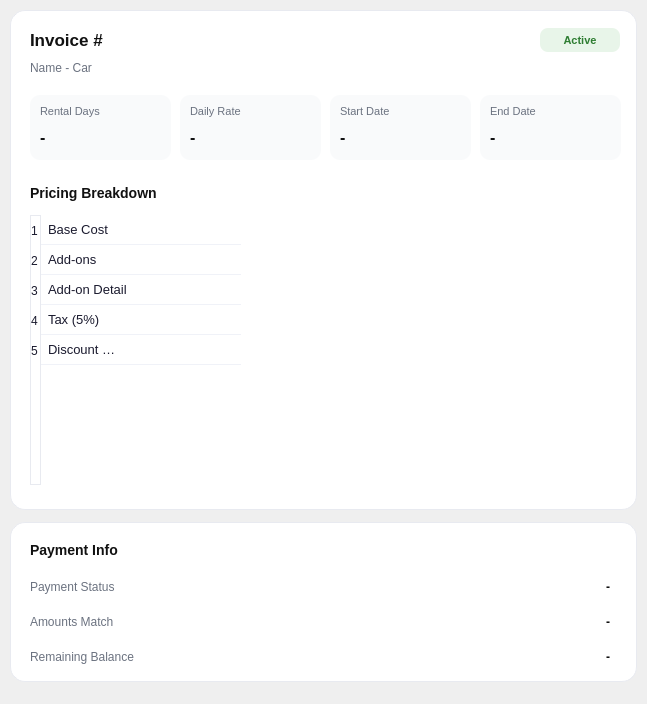
     <widget class="QWidget" name="scrollAreaWidgetContents_2">
      <property name="geometry">
       <rect>
        <x>0</x>
        <y>-83</y>
        <width>647</width>
        <height>704</height>
       </rect>
      </property>
      <layout class="QVBoxLayout" name="verticalLayout">
       <property name="spacing">
        <number>12</number>
       </property>
       <property name="leftMargin">
        <number>10</number>
       </property>
       <property name="topMargin">
        <number>10</number>
       </property>
       <property name="rightMargin">
        <number>10</number>
       </property>
       <property name="bottomMargin">
        <number>10</number>
       </property>
       <item>
        <widget class="QWidget" name="invoiceCard" native="true">
         <property name="minimumSize">
          <size>
           <width>0</width>
           <height>500</height>
          </size>
         </property>
         <property name="styleSheet">
          <string notr="true">border: 1px solid #e8eaf0;
border-radius: 15px;
background: white;
outline: none;
color: #1a1a2e;</string>
         </property>
         <widget class="QLabel" name="invoiceIDLabel">
          <property name="geometry">
           <rect>
            <x>20</x>
            <y>15</y>
            <width>300</width>
            <height>30</height>
           </rect>
          </property>
          <property name="styleSheet">
           <string notr="true">font-size: 17px;
font-weight: bold;
color: #111111;
background: transparent;
font-family: Segoe UI;
border: none;</string>
          </property>
          <property name="text">
           <string>Invoice #</string>
          </property>
         </widget>
         <widget class="QLabel" name="invoiceSubtitleLabel">
          <property name="geometry">
           <rect>
            <x>20</x>
            <y>48</y>
            <width>350</width>
            <height>20</height>
           </rect>
          </property>
          <property name="styleSheet">
           <string notr="true">font-size: 12px;
color: #6B7280;
background: transparent;
border: none;</string>
          </property>
          <property name="text">
           <string>Name - Car</string>
          </property>
         </widget>
         <widget class="QLabel" name="invoiceStatusLabel">
          <property name="geometry">
           <rect>
            <x>530</x>
            <y>18</y>
            <width>80</width>
            <height>24</height>
           </rect>
          </property>
          <property name="styleSheet">
           <string notr="true">background-color: #E8F5E9;
color: #2E7D32;
border-radius: 8px;
font-weight: bold;
font-size: 11px;
padding: 2px 8px;
border: none;</string>
          </property>
          <property name="text">
           <string>Active</string>
          </property>
          <property name="alignment">
           <set>Qt::AlignmentFlag::AlignCenter</set>
          </property>
         </widget>
         <widget class="QWidget" name="metricBox1" native="true">
          <property name="geometry">
           <rect>
            <x>20</x>
            <y>85</y>
            <width>141</width>
            <height>65</height>
           </rect>
          </property>
          <property name="styleSheet">
           <string notr="true">background-color: #F9FAFB;
border-radius: 10px;
border: none;</string>
          </property>
          <widget class="QLabel" name="metricLabel1">
           <property name="geometry">
            <rect>
             <x>10</x>
             <y>8</y>
             <width>120</width>
             <height>16</height>
            </rect>
           </property>
           <property name="styleSheet">
            <string notr="true">font-size: 11px;
color: #6B7280;
background: transparent;
border: none;</string>
           </property>
           <property name="text">
            <string>Rental Days</string>
           </property>
          </widget>
          <widget class="QLabel" name="rentalDaysValue">
           <property name="geometry">
            <rect>
             <x>10</x>
             <y>28</y>
             <width>111</width>
             <height>28</height>
            </rect>
           </property>
           <property name="styleSheet">
            <string notr="true">font-size: 16px;
font-weight: bold;
color: #111111;
background: transparent;
border: none;</string>
           </property>
           <property name="text">
            <string>-</string>
           </property>
          </widget>
         </widget>
         <widget class="QWidget" name="metricBox2" native="true">
          <property name="geometry">
           <rect>
            <x>170</x>
            <y>85</y>
            <width>141</width>
            <height>65</height>
           </rect>
          </property>
          <property name="styleSheet">
           <string notr="true">background-color: #F9FAFB;
border-radius: 10px;
border: none;</string>
          </property>
          <widget class="QLabel" name="metricLabel2">
           <property name="geometry">
            <rect>
             <x>10</x>
             <y>8</y>
             <width>120</width>
             <height>16</height>
            </rect>
           </property>
           <property name="styleSheet">
            <string notr="true">font-size: 11px;
color: #6B7280;
background: transparent;
border: none;</string>
           </property>
           <property name="text">
            <string>Daily Rate</string>
           </property>
          </widget>
          <widget class="QLabel" name="dailyRateValue">
           <property name="geometry">
            <rect>
             <x>10</x>
             <y>28</y>
             <width>111</width>
             <height>28</height>
            </rect>
           </property>
           <property name="styleSheet">
            <string notr="true">font-size: 16px;
font-weight: bold;
color: #111111;
background: transparent;
border: none;</string>
           </property>
           <property name="text">
            <string>-</string>
           </property>
          </widget>
         </widget>
         <widget class="QWidget" name="metricBox3" native="true">
          <property name="geometry">
           <rect>
            <x>320</x>
            <y>85</y>
            <width>141</width>
            <height>65</height>
           </rect>
          </property>
          <property name="styleSheet">
           <string notr="true">background-color: #F9FAFB;
border-radius: 10px;
border: none;</string>
          </property>
          <widget class="QLabel" name="metricLabel3">
           <property name="geometry">
            <rect>
             <x>10</x>
             <y>8</y>
             <width>120</width>
             <height>16</height>
            </rect>
           </property>
           <property name="styleSheet">
            <string notr="true">font-size: 11px;
color: #6B7280;
background: transparent;
border: none;</string>
           </property>
           <property name="text">
            <string>Start Date</string>
           </property>
          </widget>
          <widget class="QLabel" name="startDateValue">
           <property name="geometry">
            <rect>
             <x>10</x>
             <y>28</y>
             <width>111</width>
             <height>28</height>
            </rect>
           </property>
           <property name="styleSheet">
            <string notr="true">font-size: 16px;
font-weight: bold;
color: #111111;
background: transparent;
border: none;</string>
           </property>
           <property name="text">
            <string>-</string>
           </property>
          </widget>
         </widget>
         <widget class="QWidget" name="metricBox4" native="true">
          <property name="geometry">
           <rect>
            <x>470</x>
            <y>85</y>
            <width>141</width>
            <height>65</height>
           </rect>
          </property>
          <property name="styleSheet">
           <string notr="true">background-color: #F9FAFB;
border-radius: 10px;
border: none;</string>
          </property>
          <widget class="QLabel" name="metricLabel4">
           <property name="geometry">
            <rect>
             <x>10</x>
             <y>8</y>
             <width>110</width>
             <height>16</height>
            </rect>
           </property>
           <property name="styleSheet">
            <string notr="true">font-size: 11px;
color: #6B7280;
background: transparent;
border: none;</string>
           </property>
           <property name="text">
            <string>End Date</string>
           </property>
          </widget>
          <widget class="QLabel" name="endDateValue">
           <property name="geometry">
            <rect>
             <x>10</x>
             <y>28</y>
             <width>110</width>
             <height>28</height>
            </rect>
           </property>
           <property name="styleSheet">
            <string notr="true">font-size: 16px;
font-weight: bold;
color: #111111;
background: transparent;
border: none;</string>
           </property>
           <property name="text">
            <string>-</string>
           </property>
          </widget>
         </widget>
         <widget class="QLabel" name="breakdownTitle">
          <property name="geometry">
           <rect>
            <x>20</x>
            <y>168</y>
            <width>200</width>
            <height>30</height>
           </rect>
          </property>
          <property name="styleSheet">
           <string notr="true">font-size: 14px;
font-weight: bold;
color: #111111;
background: transparent;
font-family: Segoe UI;
border: none;</string>
          </property>
          <property name="text">
           <string>Pricing Breakdown</string>
          </property>
         </widget>
         <widget class="QTableWidget" name="breakdownTable">
          <property name="geometry">
           <rect>
            <x>20</x>
            <y>205</y>
            <width>581</width>
            <height>270</height>
           </rect>
          </property>
          <property name="styleSheet">
           <string notr="true">QTableWidget {
    border: none;
    background: transparent;
    outline: none;
    font-size: 13px;
    color: #1a1a2e;
}
QTableWidget::item {
    padding: 6px 4px;
    border: none;
    border-bottom: 1px solid #f0f2f8;
    background: transparent;
}
QHeaderView::section {
    background: transparent;
    border: none;
    height: 0px;
}</string>
          </property>
          <property name="editTriggers">
           <set>QAbstractItemView::EditTrigger::NoEditTriggers</set>
          </property>
          <property name="selectionMode">
           <enum>QAbstractItemView::SelectionMode::NoSelection</enum>
          </property>
          <property name="showGrid">
           <bool>false</bool>
          </property>
          <property name="rowCount">
           <number>5</number>
          </property>
          <property name="columnCount">
           <number>2</number>
          </property>
          <row/>
          <row/>
          <row/>
          <row/>
          <row/>
          <column/>
          <column/>
          <item row="0" column="0">
           <property name="text">
            <string>Base Cost</string>
           </property>
          </item>
          <item row="1" column="0">
           <property name="text">
            <string>Add-ons</string>
           </property>
          </item>
          <item row="2" column="0">
           <property name="text">
            <string>Add-on Detail</string>
           </property>
          </item>
          <item row="3" column="0">
           <property name="text">
            <string>Tax (5%)</string>
           </property>
          </item>
          <item row="4" column="0">
           <property name="text">
            <string>Discount applied</string>
           </property>
          </item>
         </widget>
        </widget>
       </item>
       <item>
        <widget class="QWidget" name="paymentCard" native="true">
         <property name="minimumSize">
          <size>
           <width>0</width>
           <height>160</height>
          </size>
         </property>
         <property name="styleSheet">
          <string notr="true">border: 1px solid #e8eaf0;
border-radius: 15px;
background: white;
outline: none;
color: #1a1a2e;</string>
         </property>
         <widget class="QLabel" name="paymentCardTitle">
          <property name="geometry">
           <rect>
            <x>20</x>
            <y>15</y>
            <width>200</width>
            <height>25</height>
           </rect>
          </property>
          <property name="styleSheet">
           <string notr="true">font-size: 14px;
font-weight: bold;
color: #111111;
background: transparent;
font-family: Segoe UI;
border: none;</string>
          </property>
          <property name="text">
           <string>Payment Info</string>
          </property>
         </widget>
         <widget class="QLabel" name="payMethodLabel">
          <property name="geometry">
           <rect>
            <x>20</x>
            <y>55</y>
            <width>150</width>
            <height>20</height>
           </rect>
          </property>
          <property name="styleSheet">
           <string notr="true">font-size: 12px;
color: #6B7280;
background: transparent;
border: none;</string>
          </property>
          <property name="text">
           <string>Payment Status</string>
          </property>
         </widget>
         <widget class="QLabel" name="paymentMethodValue">
          <property name="geometry">
           <rect>
            <x>400</x>
            <y>55</y>
            <width>200</width>
            <height>20</height>
           </rect>
          </property>
          <property name="styleSheet">
           <string notr="true">font-size: 12px;
font-weight: bold;
color: #111111;
background: transparent;
border: none;</string>
          </property>
          <property name="text">
           <string>-</string>
          </property>
          <property name="alignment">
           <set>Qt::AlignmentFlag::AlignRight|Qt::AlignmentFlag::AlignTrailing|Qt::AlignmentFlag::AlignVCenter</set>
          </property>
         </widget>
         <widget class="QLabel" name="payStatusLabel">
          <property name="geometry">
           <rect>
            <x>20</x>
            <y>90</y>
            <width>150</width>
            <height>20</height>
           </rect>
          </property>
          <property name="styleSheet">
           <string notr="true">font-size: 12px;
color: #6B7280;
background: transparent;
border: none;</string>
          </property>
          <property name="text">
           <string>Amounts Match</string>
          </property>
         </widget>
         <widget class="QLabel" name="paymentStatusValue">
          <property name="geometry">
           <rect>
            <x>400</x>
            <y>90</y>
            <width>200</width>
            <height>20</height>
           </rect>
          </property>
          <property name="styleSheet">
           <string notr="true">font-size: 12px;
font-weight: bold;
color: #111111;
background: transparent;
border: none;</string>
          </property>
          <property name="text">
           <string>-</string>
          </property>
          <property name="alignment">
           <set>Qt::AlignmentFlag::AlignRight|Qt::AlignmentFlag::AlignTrailing|Qt::AlignmentFlag::AlignVCenter</set>
          </property>
         </widget>
         <widget class="QLabel" name="remainingLabel">
          <property name="geometry">
           <rect>
            <x>20</x>
            <y>125</y>
            <width>150</width>
            <height>20</height>
           </rect>
          </property>
          <property name="styleSheet">
           <string notr="true">font-size: 12px;
color: #6B7280;
background: transparent;
border: none;</string>
          </property>
          <property name="text">
           <string>Remaining Balance</string>
          </property>
         </widget>
         <widget class="QLabel" name="remainingBalanceValue">
          <property name="geometry">
           <rect>
            <x>400</x>
            <y>125</y>
            <width>200</width>
            <height>20</height>
           </rect>
          </property>
          <property name="styleSheet">
           <string notr="true">font-size: 12px;
font-weight: bold;
color: #111111;
background: transparent;
border: none;</string>
          </property>
          <property name="text">
           <string>-</string>
          </property>
          <property name="alignment">
           <set>Qt::AlignmentFlag::AlignRight|Qt::AlignmentFlag::AlignTrailing|Qt::AlignmentFlag::AlignVCenter</set>
          </property>
         </widget>
        </widget>
       </item>
       <item>
        <spacer name="verticalSpacer">
         <property name="orientation">
          <enum>Qt::Orientation::Vertical</enum>
         </property>
         <property name="sizeHint" stdset="0">
          <size>
           <width>20</width>
           <height>40</height>
          </size>
         </property>
        </spacer>
       </item>
      </layout>
     </widget>
